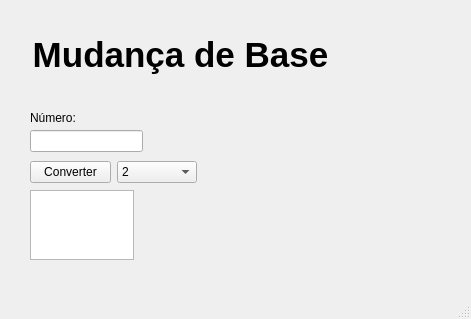
<?xml version="1.0" encoding="UTF-8"?>
<ui version="4.0">
 <class>MainWindow</class>
 <widget class="QMainWindow" name="MainWindow">
  <property name="geometry">
   <rect>
    <x>0</x>
    <y>0</y>
    <width>471</width>
    <height>319</height>
   </rect>
  </property>
  <property name="windowTitle">
   <string>MainWindow</string>
  </property>
  <widget class="QWidget" name="centralwidget">
   <widget class="QLineEdit" name="lineEditdecimal">
    <property name="geometry">
     <rect>
      <x>30</x>
      <y>130</y>
      <width>113</width>
      <height>22</height>
     </rect>
    </property>
   </widget>
   <widget class="QTextEdit" name="textEditresultado">
    <property name="geometry">
     <rect>
      <x>30</x>
      <y>190</y>
      <width>104</width>
      <height>70</height>
     </rect>
    </property>
    <property name="readOnly">
     <bool>true</bool>
    </property>
   </widget>
   <widget class="QLabel" name="label">
    <property name="geometry">
     <rect>
      <x>-30</x>
      <y>0</y>
      <width>421</width>
      <height>111</height>
     </rect>
    </property>
    <property name="text">
     <string>&lt;html&gt;&lt;head/&gt;&lt;body&gt;&lt;p align=&quot;center&quot;&gt;&lt;span style=&quot; font-size:26pt; font-weight:700;&quot;&gt;Mudança de Base&lt;/span&gt;&lt;/p&gt;&lt;/body&gt;&lt;/html&gt;</string>
    </property>
   </widget>
   <widget class="QLabel" name="label_2">
    <property name="geometry">
     <rect>
      <x>370</x>
      <y>30</y>
      <width>51</width>
      <height>61</height>
     </rect>
    </property>
    <property name="text">
     <string/>
    </property>
    <property name="pixmap">
     <pixmap>../Downloads/Flamengo_braz_logo.svg.png</pixmap>
    </property>
    <property name="scaledContents">
     <bool>true</bool>
    </property>
   </widget>
   <widget class="QLabel" name="label_3">
    <property name="geometry">
     <rect>
      <x>30</x>
      <y>110</y>
      <width>58</width>
      <height>15</height>
     </rect>
    </property>
    <property name="text">
     <string>Número:</string>
    </property>
   </widget>
   <widget class="QWidget" name="">
    <property name="geometry">
     <rect>
      <x>30</x>
      <y>160</y>
      <width>167</width>
      <height>25</height>
     </rect>
    </property>
    <layout class="QHBoxLayout" name="horizontalLayout">
     <item>
      <widget class="QPushButton" name="calcularButton">
       <property name="text">
        <string>Converter</string>
       </property>
      </widget>
     </item>
     <item>
      <widget class="QComboBox" name="baseComboBox">
       <item>
        <property name="text">
         <string>2</string>
        </property>
       </item>
       <item>
        <property name="text">
         <string>8</string>
        </property>
       </item>
       <item>
        <property name="text">
         <string>16</string>
        </property>
       </item>
      </widget>
     </item>
    </layout>
   </widget>
  </widget>
  <widget class="QMenuBar" name="menubar">
   <property name="geometry">
    <rect>
     <x>0</x>
     <y>0</y>
     <width>471</width>
     <height>20</height>
    </rect>
   </property>
  </widget>
  <widget class="QStatusBar" name="statusbar"/>
 </widget>
 <resources/>
 <connections/>
</ui>
